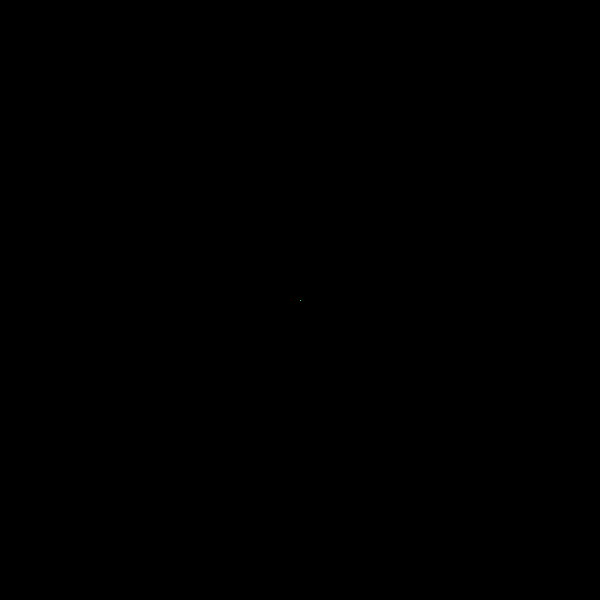
Frame 1 (no input)
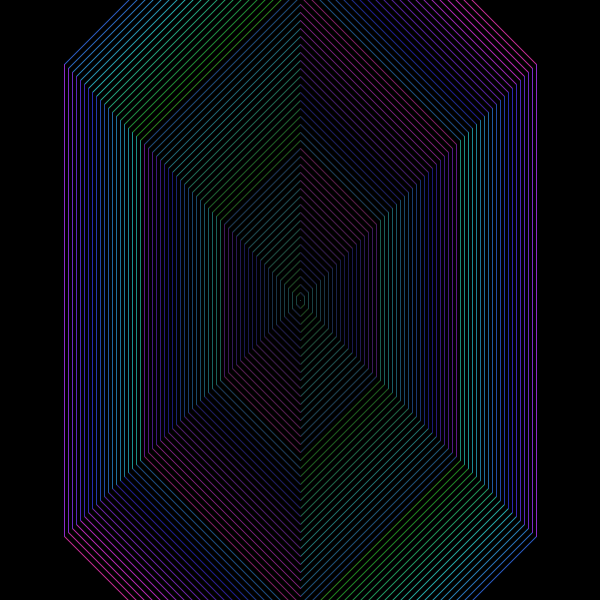
Frame 60 (the mouse pressed at the canvas centre just before this capture)
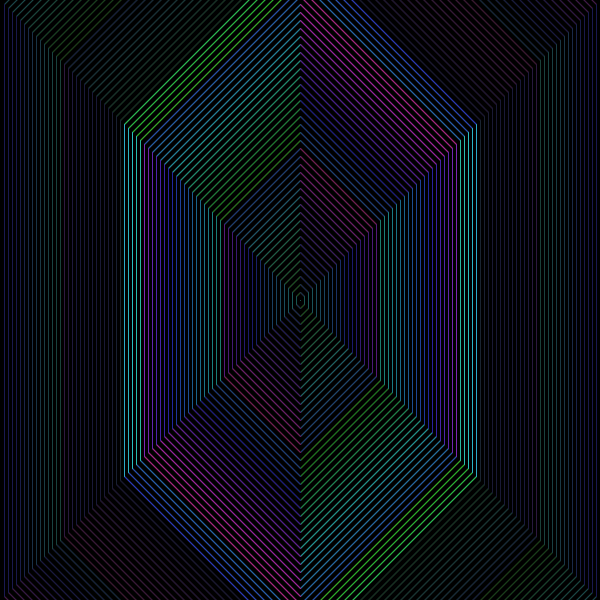
Frame 120 (the mouse held since frame 60 and released just before this capture)

The Processing sketch that drew these frames (run headless with seeded random() and noise(); from frame 60 on, the mouse is pressed at the canvas centre):

// Processing sketch: processing_55971
// ── processing_55971.pde


int cx,cy,dx=0, dy=0;
int i = 4;

void setup() {
  size(600, 600);
  colorMode(HSB);
  background(0);
  cx = width/2;
  cy = height/2;
}

void draw() {

  fill(0, 5);
  noStroke();
  rect(0, 0, width, height);


  stroke(80+dx%80,200,200);
    
  line(cx-dx+dy, cy+dy+dx, cx+dx, cy+dy);
  line(cx-dx, cy-dy, cx+dx-dy, cy-dy-dx);
  
  stroke(150+dx%80,200,200);
  
  line(cx-dx, cy+dy, cx+dx-dy, cy+dy+dx);
  line(cx-dx+dy, cy-dy-dx, cx+dx, cy-dy);


  stroke(120+dx%80,200,200);
/*  
  line(cx-dx, cy-dy, cx-dx-dy, cy+dy-dx);
  line(cx-dx-dy, cy-dy+dx, cx-dx, cy+dy);

  line(cx+dx, cy-dy, cx+dx+dy, cy+dy-dx);
  line(cx+dx+dy, cy-dy+dx, cx+dx, cy+dy);
*/
  line(cx-dx, cy-dy, cx-dx, cy+dy);
  line(cx+dx, cy-dy, cx+dx, cy+dy);

  dx += i;
  dy += i;
  if ( cx-dx <= 0 && cy+dy >= height) {
    dx = 0;
    dy = 0;
  }
}
